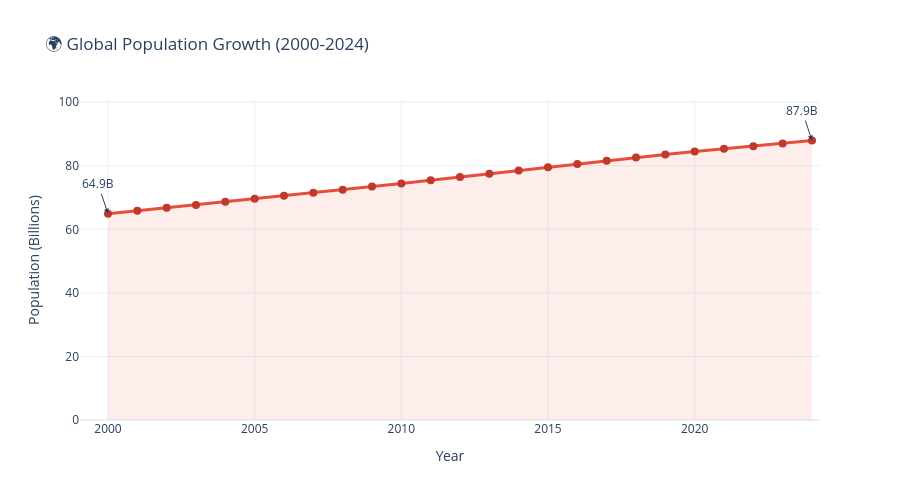

Write notebook code for a chart like this one.
### Code cell
# Q4: Global Population Growth (2000-2024)
pop_growth = df.groupby('year')['Total_Population'].sum().reset_index()
pop_growth['Population_Billions'] = pop_growth['Total_Population'] / 1e9

# Create interactive line chart with markers
fig = go.Figure()

fig.add_trace(go.Scatter(
    x=pop_growth['year'],
    y=pop_growth['Population_Billions'],
    mode='lines+markers',
    name='Global Population',
    line=dict(color='#e74c3c', width=3),
    marker=dict(size=8, color='#c0392b'),
    fill='tozeroy',
    fillcolor='rgba(231, 76, 60, 0.1)'
))

# Add annotations for key milestones
annotations = [
    dict(x=2000, y=pop_growth[pop_growth['year']==2000]['Population_Billions'].values[0],
         text=f"{pop_growth[pop_growth['year']==2000]['Population_Billions'].values[0]:.1f}B",
         showarrow=True, arrowhead=2),
    dict(x=2024, y=pop_growth[pop_growth['year']==2024]['Population_Billions'].values[0],
         text=f"{pop_growth[pop_growth['year']==2024]['Population_Billions'].values[0]:.1f}B",
         showarrow=True, arrowhead=2)
]

fig.update_layout(
    title='🌍 Global Population Growth (2000-2024)',
    xaxis_title='Year',
    yaxis_title='Population (Billions)',
    height=500,
    annotations=annotations,
    hovermode='x'
)
fig.show()

### Figure 1 — Plotly figure (JSON) as saved in the notebook; plotly's stock layout.template omitted (floating-point values rounded to 4 significant figures)
{"data": [{"fill": "tozeroy", "fillcolor": "rgba(231, 76, 60, 0.1)", "line": {"color": "#e74c3c", "width": 3}, "marker": {"color": "#c0392b", "size": 8}, "mode": "lines+markers", "name": "Global Population", "type": "scatter", "x": [2000, 2001, 2002, 2003, 2004, 2005, 2006, 2007, 2008, 2009, 2010, 2011, 2012, 2013, 2014, 2015, 2016, 2017, 2018, 2019, 2020, 2021, 2022, 2023, 2024], "y": [64.88, 65.82, 66.75, 67.69, 68.63, 69.58, 70.54, 71.5, 72.48, 73.47, 74.45, 75.45, 76.48, 77.51, 78.54, 79.55, 80.57, 81.58, 82.57, 83.54, 84.48, 85.31, 86.15, 87.03, 87.95]}], "layout": {"annotations": [{"arrowhead": 2, "showarrow": true, "text": "64.9B", "x": 2000, "y": 64.88}, {"arrowhead": 2, "showarrow": true, "text": "87.9B", "x": 2024, "y": 87.95}], "height": 500, "hovermode": "x", "title": {"text": "🌍 Global Population Growth (2000-2024)"}, "xaxis": {"title": {"text": "Year"}}, "yaxis": {"title": {"text": "Population (Billions)"}}}}
